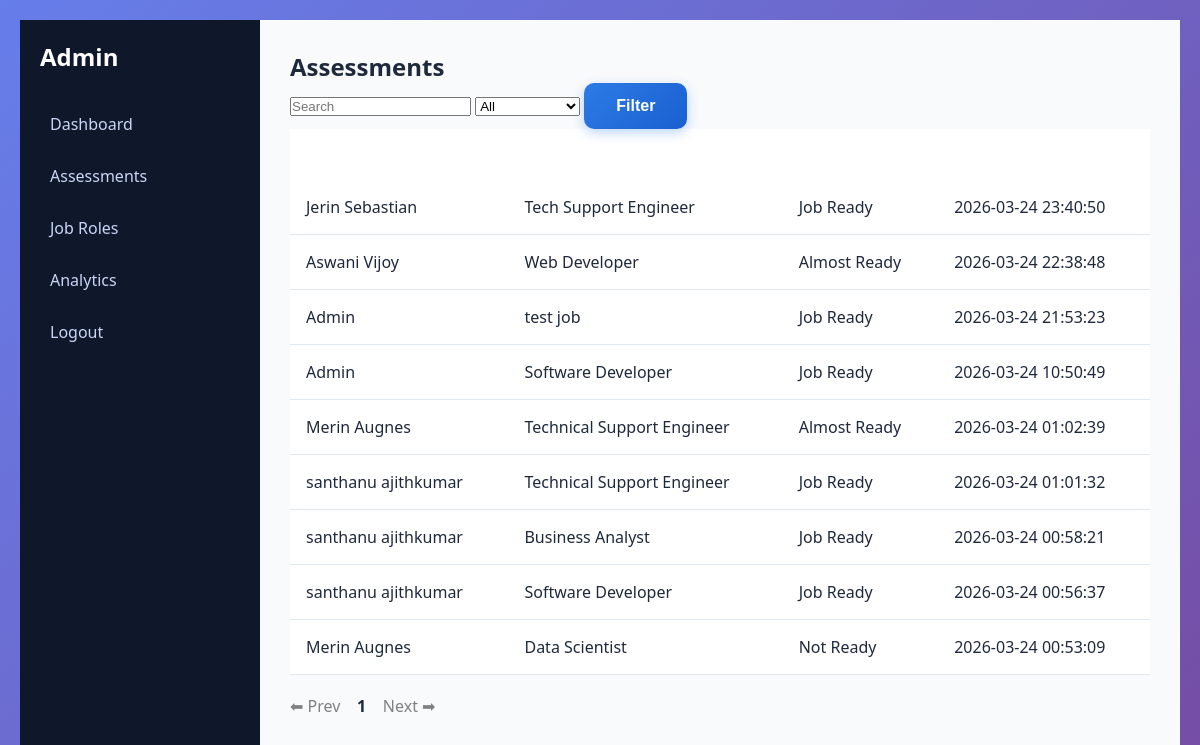
Before: /admin/assessments (signed in) with the older database file.
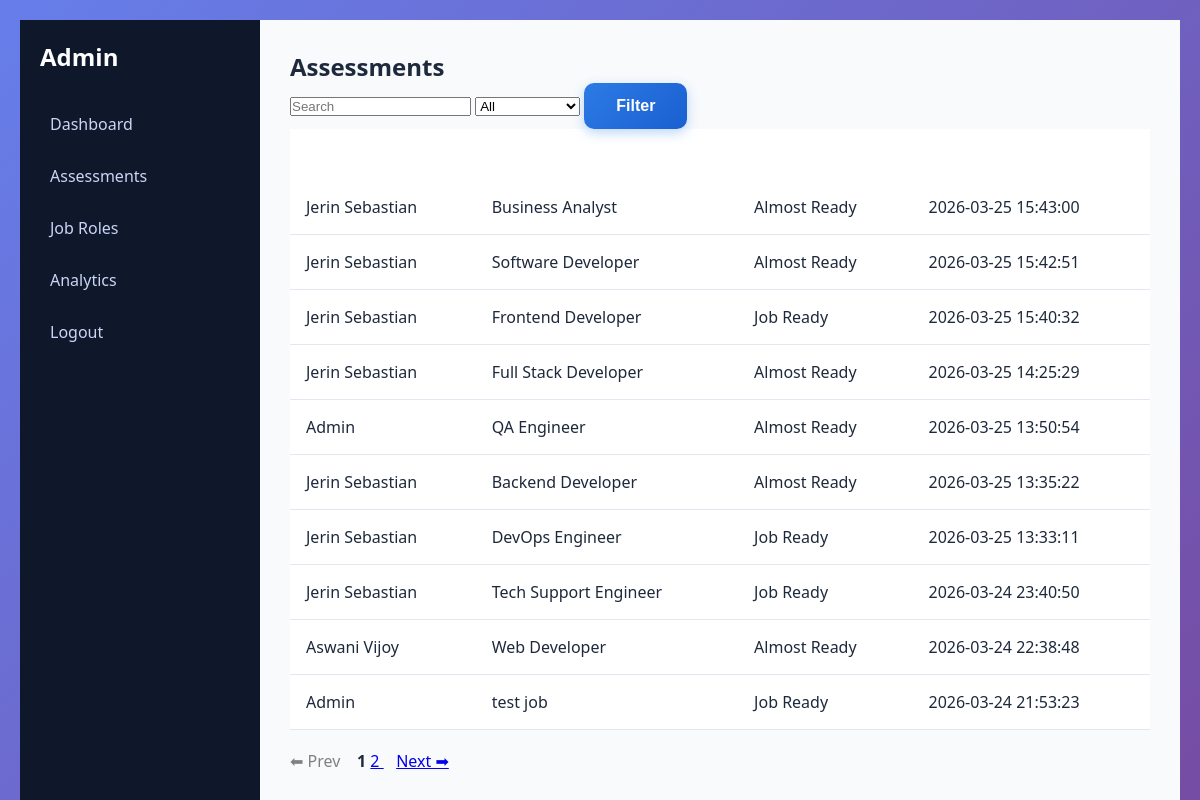
After: the same page with the newer database file.
### tables this page shows
CREATE TABLE assessments (
            id INTEGER PRIMARY KEY AUTOINCREMENT,
            user_id INTEGER,
            job_role TEXT,
            total_gap INTEGER,
            readiness TEXT,
            created_at TEXT,
            FOREIGN KEY (user_id) REFERENCES users(id)
        );

CREATE TABLE users (
            id INTEGER PRIMARY KEY AUTOINCREMENT,
            name TEXT,
            email TEXT UNIQUE,
            password_hash TEXT,
            role TEXT DEFAULT 'user'
        );

### app.py (the view)
@app.route('/admin/assessments')
def admin_assessments():
    if not admin_required():
        return redirect(url_for('login'))
    search = request.args.get('search', '')
    readiness = request.args.get('readiness', '')
    page = max(1, int(request.args.get('page', 1)))  # prevent page < 1
    limit = 10
    offset = (page - 1) * limit
    conn = sqlite3.connect("hiremind.db", timeout=10)
    cursor = conn.cursor()
    query = """
    SELECT users.name, job_role, readiness, created_at
    FROM assessments
    JOIN users ON users.id = assessments.user_id
    WHERE 1=1
    """
    params = []
    if search:
        query += " AND (users.name LIKE ? OR job_role LIKE ?)"
        params.extend([f"%{search}%", f"%{search}%"])
    if readiness:
        query += " AND readiness = ?"
        params.append(readiness)
    query += " ORDER BY created_at DESC LIMIT ? OFFSET ?"
    params.extend([limit, offset])
    cursor.execute(query, params)
    data = cursor.fetchall()
    count_query = """
    SELECT COUNT(*)
    FROM assessments
    JOIN users ON users.id = assessments.user_id
    WHERE 1=1
    """
    count_params = []
    if search:
        count_query += " AND (users.name LIKE ? OR job_role LIKE ?)"
        count_params.extend([f"%{search}%", f"%{search}%"])
    if readiness:
        count_query += " AND readiness = ?"
        count_params.append(readiness)
    cursor.execute(count_query, count_params)
    total_records = cursor.fetchone()[0]
    total_pages = (total_records + limit - 1) // limit
    conn.close()
    return render_template(
        "admin_assessments.html",
        data=data,
        total_pages=total_pages
    )

### app.py (called while the page is built)
def admin_required():
    if 'user_id' not in session or not session.get('is_admin'):
        return False
    return True

### templates/admin_assessments.html (shortened to what this page needs)
{% extends "admin_base.html" %}
{% block content %}
<h2>Assessments</h2>
<form method="get">
    <input type="text" name="search" placeholder="Search" value="{{ request.args.get('search','') }}">
    <select name="readiness">
        <option value="">All</option>
    </select>
    <button type="submit">Filter</button>
</form>
<table class="modern-table">
<tr><th>User</th><th>Role</th><th>Status</th><th>Date</th></tr>
{% for r in data %}
<tr>
<td>{{ r[0] }}</td>
<td>{{ r[1] }}</td>
<td>{{ r[2] }}</td>
<td>{{ r[3] }}</td>
</tr>
{% endfor %}
</table>
<div style="margin-top:20px;">
{% set page = request.args.get('page',1)|int %}
{% if page > 1 %}
<a href="?page={{ page-1 }}&search={{ request.args.get('search','') }}&readiness={{ request.args.get('readiness','') }}">
    ⬅ Prev
</a>
{% else %}
<span style="color:gray;">⬅ Prev</span>
{% endif %}
{% for p in range(1, total_pages + 1) %}
    {% if p == page %}
        <strong>{{ p }}</strong>
    {% else %}
        <a href="?page={{ p }}&search={{ request.args.get('search','') }}&readiness={{ request.args.get('readiness','') }}">
            {{ p }}
        </a>
    {% endif %}
{% endfor %}
{% if page < total_pages %}
<a href="?page={{ page+1 }}&search={{ request.args.get('search','') }}&readiness={{ request.args.get('readiness','') }}">
    Next ➡
</a>
{% else %}
<span style="color:gray;">Next ➡</span>
{% endif %}
</div>
{% endblock %}

Changed rows visible on the page:
no longer on this page (row unchanged): assessments: name "Admin", job_role "Software Developer", readiness "Job Ready", created_at "2026-03-24 10:50:49"
no longer on this page (row unchanged): assessments: name "Merin Augnes", job_role "Technical Support Engineer", readiness "Almost Ready", created_at "2026-03-24 01:02:39"
no longer on this page (row unchanged): assessments: name "santhanu ajithkumar", job_role "Technical Support Engineer", readiness "Job Ready", created_at "2026-03-24 01:01:32"
no longer on this page (row unchanged): assessments: name "santhanu ajithkumar", job_role "Business Analyst", readiness "Job Ready", created_at "2026-03-24 00:58:21"
no longer on this page (row unchanged): assessments: name "santhanu ajithkumar", job_role "Software Developer", readiness "Job Ready", created_at "2026-03-24 00:56:37"
no longer on this page (row unchanged): assessments: name "Merin Augnes", job_role "Data Scientist", readiness "Not Ready", created_at "2026-03-24 00:53:09"
added assessments: name "Jerin Sebastian", job_role "Business Analyst", readiness "Almost Ready", created_at "2026-03-25 15:43:00"
added assessments: name "Jerin Sebastian", job_role "Software Developer", readiness "Almost Ready", created_at "2026-03-25 15:42:51"
added assessments: name "Jerin Sebastian", job_role "Frontend Developer", readiness "Job Ready", created_at "2026-03-25 15:40:32"
added assessments: name "Jerin Sebastian", job_role "Full Stack Developer", readiness "Almost Ready", created_at "2026-03-25 14:25:29"
added assessments: name "Admin", job_role "QA Engineer", readiness "Almost Ready", created_at "2026-03-25 13:50:54"
added assessments: name "Jerin Sebastian", job_role "Backend Developer", readiness "Almost Ready", created_at "2026-03-25 13:35:22"
added assessments: name "Jerin Sebastian", job_role "DevOps Engineer", readiness "Job Ready", created_at "2026-03-25 13:33:11"
Other visible differences:
new list line: "2"
